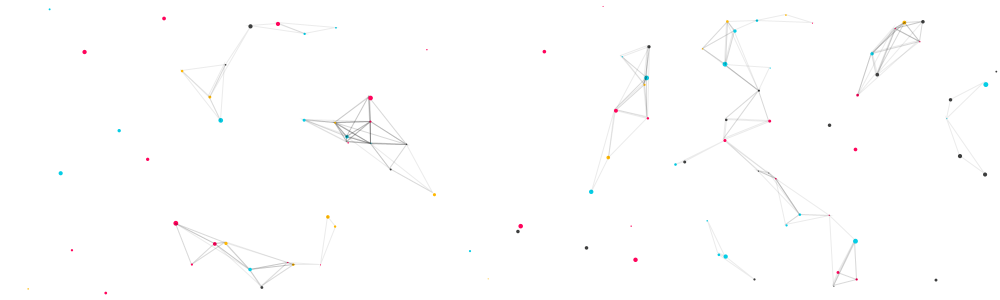
Frame 1 (no input)
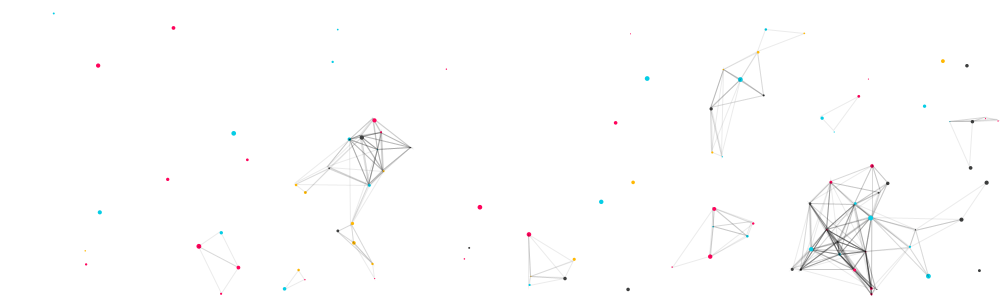
Frame 60 (the mouse pressed at the canvas centre just before this capture)
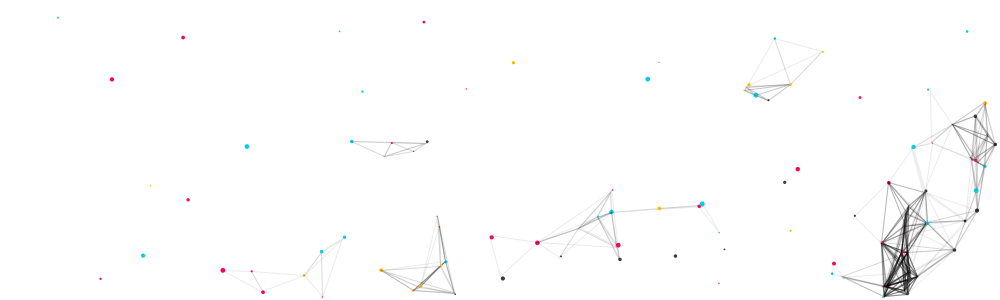
Frame 120 (the mouse held since frame 60 and released just before this capture)

The Processing sketch that drew these frames (run headless with seeded random() and noise(); from frame 60 on, the mouse is pressed at the canvas centre):

// Processing sketch: processing_172575
// ── processing_172575.pde

 ArrayList poop;
boolean flag=false;
int distance=50;
void setup()
{
  size(1000,300);
  smooth();
  poop = new ArrayList();
  for (int i=0;i<100;i++)
  {
    Particle P = new Particle();
    poop.add(P);
  }
}
void mousePressed()
{
}
void draw()
{
  background(-1);
  for (int i=0;i<poop.size();i++)
  {
    Particle Pn1 = (Particle) poop.get(i);
    Pn1.display();
    Pn1.update();
    for (int j = i + 1; j < poop.size(); j++) {
      Particle Pn2 = (Particle) poop.get(j);
      Pn2.update();
      if (dist(Pn1.x, Pn1.y, Pn2.x, Pn2.y)< distance)
      {
        for (int k = j + 1; k < poop.size(); k++) {
          Particle Pn3 = (Particle) poop.get(k);
          if (dist(Pn3.x, Pn3.y, Pn2.x, Pn2.y)< distance) {
            if (flag) {
              stroke(255, 10);
              fill(Pn3.c, 95); // method to access the class property
            }
            else {
              noFill();
              strokeWeight(1);
              stroke(0, 20);
            }
            beginShape(TRIANGLES);
            vertex(Pn1.x, Pn1.y);
            vertex(Pn2.x, Pn2.y);
            vertex(Pn3.x, Pn3.y);
            endShape();
          }
 
          Pn3.update();
        }
      }
    }
  }
}
 
void keyPressed()
{
  flag=!flag;
}
class Particle {
  float x, y, r;
  color c;
  int i=1, j=1;
  Particle( )
  {
    x = random(0, width);
    y = random(0, height);
    r = random(1,5);
    int j = (int)random(0, 4);
    if (j==0)
    {
      c = color(#05CDE5);
    }
    if (j==1)
    {
      c = color(#FFB803);
    }
    if (j==2)
    {
      c = color(#FF035B);
    }
    if (j==3)
    {
      c = color(#3D3E3E);
    }
  }
 
  void display()
  {
    pushStyle();
    noStroke();
    fill(c);
    ellipse(x, y, r, r);
    popStyle();
  }
 
  void update()
  {
    x = x + j*0.01;
    y = y + i*0.01;
    if (y > height-r) i=-1;
    if (y < 0+r) i=1;
    if (x > width-r) j=-1;
    if (x < 0+r) j=1;
  }
}
